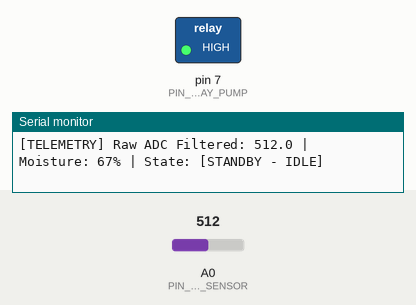
Simulated run of this sketch. Board: Arduino Uno, built with avr-gcc and run on an emulated ATmega328P. On the bench: switched loads named in the sketch (green lamp = pin HIGH), the last lines printed to the serial monitor. The inputs (shaded band) are chosen by the test bench; at power-on: A0 (PIN_SOIL_SENSOR) = 512.

Above: at 1.3 s.
1.4 s: A0 (PIN_SOIL_SENSOR) set to 685
4.4 s: A0 (PIN_SOIL_SENSOR) set to 701
At 6.7 s:
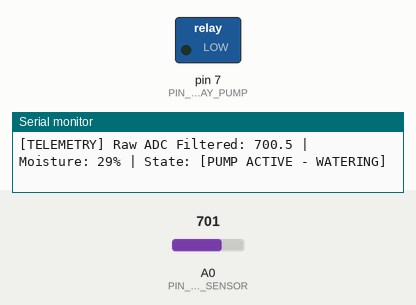
7.4 s: A0 (PIN_SOIL_SENSOR) set to 636
10.4 s: A0 (PIN_SOIL_SENSOR) set to 620
At 12.5 s:
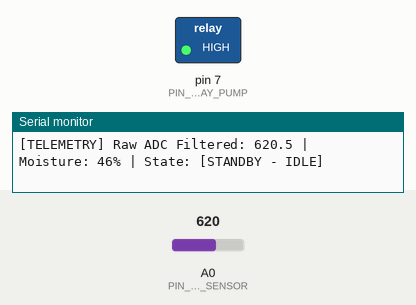
13.4 s: A0 (PIN_SOIL_SENSOR) set to 716
At 15.4 s:
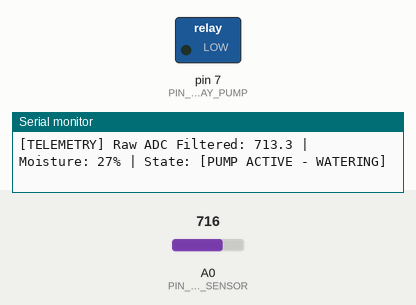
Timing chart, 0 to 16.7 s (numbered marks = the images above; inputs shaded):
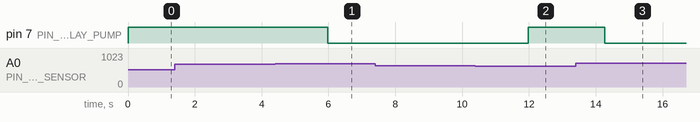

The sketch:

Decodelabes_IOT_Project2.ino
```cpp
/**
 * ============================================================================
 * Project: Automated Irrigation Controller (Closed-Loop Actuator Logic)
 * Target: Arduino Uno (ATmega328P)
 * Description: Production-ready firmware featuring safe active-low relay boot,
 *              Exponential Moving Average (EMA) signal filtering, ADC calibration
 *              normalization, and dual-threshold closed-loop hysteresis control.
 * ============================================================================
 */

#include <Arduino.h>

// ============================================================================
// HARDWARE PIN DEFINITIONS
// ============================================================================
constexpr uint8_t PIN_SOIL_SENSOR = A0;  // Analog input from Soil Moisture Sensor
constexpr uint8_t PIN_RELAY_PUMP  = 7;   // Digital output to Active-LOW Relay Module

// ============================================================================
// RELAY LOGIC LEVEL DEFINITIONS (ACTIVE-LOW)
// ============================================================================
constexpr uint8_t RELAY_ACTIVE_STATE   = LOW;   // Energize coil -> Turn ON Pump
constexpr uint8_t RELAY_INACTIVE_STATE = HIGH;  // De-energize coil -> Turn OFF Pump

// ============================================================================
// SIGNAL FILTERING PARAMETERS (EMA)
// ============================================================================
// Alpha smoothing factor: 0.2 (20% current reading, 80% historical weight)
constexpr float EMA_ALPHA = 0.2f;

// ============================================================================
// CALIBRATION & NORMALIZATION CONSTANTS
// ============================================================================
// Field Calibration Anchors (10-bit ADC: 0 - 1023)
constexpr int16_t ADC_DRY = 850;  // Raw ADC reading in dry air (0% Moisture)
constexpr int16_t ADC_WET = 350;  // Raw ADC reading in water (100% Moisture)

// ============================================================================
// HYSTERESIS THRESHOLDS (PERCENTAGE: 0% - 100%)
// ============================================================================
constexpr int8_t TURN_ON_THRESHOLD  = 30; // Start watering when moisture falls below 30%
constexpr int8_t TURN_OFF_THRESHOLD = 45; // Stop watering when moisture rises above 45%
// Deadband Range [30% - 45%]: Holds previous state to prevent relay contact chattering

// ============================================================================
// TIMING CONSTANTS (NON-BLOCKING)
// ============================================================================
constexpr uint32_t SAMPLE_INTERVAL_MS    = 100;  // ADC acquisition & filtering interval
constexpr uint32_t TELEMETRY_INTERVAL_MS = 1000; // Serial monitor output interval

// ============================================================================
// STATE & FILTER VARIABLES
// ============================================================================
float   g_filtered_adc     = 0.0f;
int8_t  g_moisture_percent = 0;
bool    g_pump_active      = false;

uint32_t g_last_sample_time    = 0;
uint32_t g_last_telemetry_time = 0;

// ============================================================================
// FUNCTION DECLARATIONS
// ============================================================================
void updateSensorFilter();
void processHysteresisLogic();
void emitTelemetry();
void setPumpState(bool activate);

// ============================================================================
// SYSTEM INITIALIZATION (setup)
// ============================================================================
void setup() {
  // --------------------------------------------------------------------------
  // CRITICAL SAFE BOOT SEQUENCE FOR ACTIVE-LOW RELAYS:
  // Pre-load the output register with HIGH *before* setting pinMode to OUTPUT.
  // This avoids transient low glitches (microsecond brownout firing) during MCU boot.
  // --------------------------------------------------------------------------
  digitalWrite(PIN_RELAY_PUMP, RELAY_INACTIVE_STATE);
  pinMode(PIN_RELAY_PUMP, OUTPUT);

  // Initialize Serial Telemetry
  Serial.begin(9600);
  while (!Serial && millis() < 2000) {
    // Wait for native USB if applicable
  }

  // Pre-charge the EMA filter with an initial sample
  g_filtered_adc = static_cast<float>(analogRead(PIN_SOIL_SENSOR));

  Serial.println(F("\n======================================================="));
  Serial.println(F(" Automated Irrigation Controller Firmware Initialized "));
  Serial.println(F(" Relay Driver: ACTIVE-LOW on Pin 7 | Sensor on Pin A0   "));
  Serial.println(F("=======================================================\n"));
}

// ============================================================================
// MAIN EXECUTION LOOP (loop)
// ============================================================================
void loop() {
  const uint32_t current_time = millis();

  // Task 1: Periodic ADC Sampling & Signal Conditioning (10 Hz)
  if (current_time - g_last_sample_time >= SAMPLE_INTERVAL_MS) {
    g_last_sample_time = current_time;

    // Phase 1: Signal Filtering
    updateSensorFilter();

    // Phase 3: Closed-Loop Hysteresis Actuator Evaluation
    processHysteresisLogic();
  }

  // Task 2: Periodic Telemetry Logging (1 Hz)
  if (current_time - g_last_telemetry_time >= TELEMETRY_INTERVAL_MS) {
    g_last_telemetry_time = current_time;
    emitTelemetry();
  }
}

// ============================================================================
// PHASE 1 & 2: SIGNAL CONDITIONING, FILTERING & NORMALIZATION
// ============================================================================
void updateSensorFilter() {
  // Acquire raw 10-bit ADC sample
  const int16_t raw_adc = analogRead(PIN_SOIL_SENSOR);

  // Phase 1: Exponential Moving Average (EMA) Filter
  // Formula: Filtered = (alpha * Raw) + ((1 - alpha) * Previous_Filtered)
  g_filtered_adc = (EMA_ALPHA * static_cast<float>(raw_adc)) + ((1.0f - EMA_ALPHA) * g_filtered_adc);

  // Phase 2: Calibration Mapping & Saturation Constrain
  // Note: Soil resistance drops with moisture, so higher ADC = Dry, lower ADC = Wet.
  const long mapped_value = map(static_cast<long>(g_filtered_adc + 0.5f), ADC_DRY, ADC_WET, 0, 100);

  // Clamp output firmly between 0% and 100%
  g_moisture_percent = static_cast<int8_t>(constrain(mapped_value, 0, 100));
}

// ============================================================================
// PHASE 3: CLOSED-LOOP HYSTERESIS ACTUATOR LOGIC
// ============================================================================
void processHysteresisLogic() {
  if (!g_pump_active && (g_moisture_percent < TURN_ON_THRESHOLD)) {
    // Soil is critically dry: trip lower threshold
    setPumpState(true);
  }
  else if (g_pump_active && (g_moisture_percent > TURN_OFF_THRESHOLD)) {
    // Sufficient saturation reached: trip upper threshold
    setPumpState(false);
  }
  // Deadband [TURN_ON_THRESHOLD ... TURN_OFF_THRESHOLD]: Retain current state
}

// ============================================================================
// HARDWARE ACTUATOR ABSTRACTION
// ============================================================================
void setPumpState(bool activate) {
  g_pump_active = activate;
  digitalWrite(PIN_RELAY_PUMP, activate ? RELAY_ACTIVE_STATE : RELAY_INACTIVE_STATE);
}

// ============================================================================
// TELEMETRY & DIAGNOSTICS
// ============================================================================
void emitTelemetry() {
  Serial.print(F("[TELEMETRY] Raw ADC Filtered: "));
  Serial.print(g_filtered_adc, 1);
  Serial.print(F(" | Moisture: "));
  Serial.print(g_moisture_percent);
  Serial.print(F("% | State: "));

  if (g_pump_active) {
    Serial.println(F("[PUMP ACTIVE - WATERING]"));
  } else {
    Serial.println(F("[STANDBY - IDLE]"));
  }
}
```

Measured:
- the behaviour switches between 700 and 701 on A0 (PIN_SOIL_SENSOR) (found by bisection; images 0 and 1)
- the behaviour switches between 621 and 620 on A0 (PIN_SOIL_SENSOR) (found by bisection; images 1 and 2)
- after the input at 4.4 s, pin 7 (PIN_RELAY_PUMP): HIGH → LOW after 1.6 s
- after the input at 10.4 s, pin 7 (PIN_RELAY_PUMP): LOW → HIGH after 1.6 s
- after the input at 13.4 s, pin 7 (PIN_RELAY_PUMP): HIGH → LOW after 0.87 s
